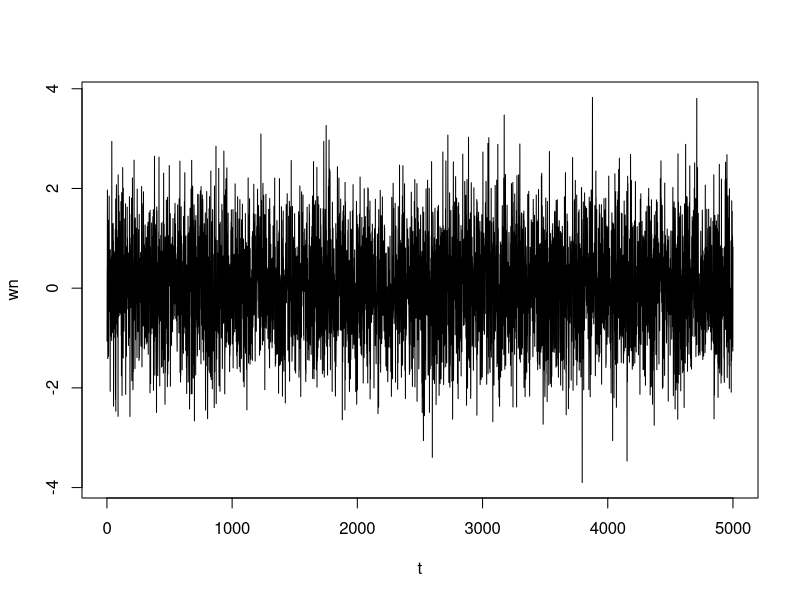
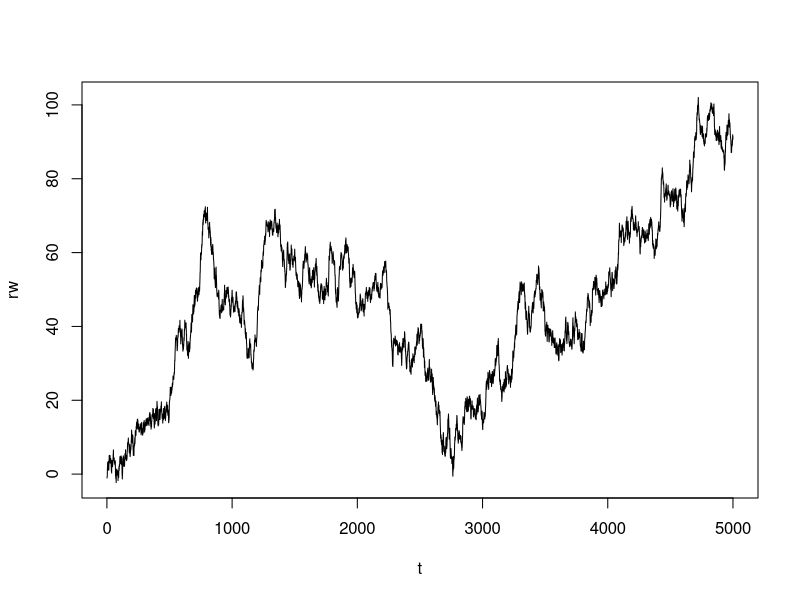
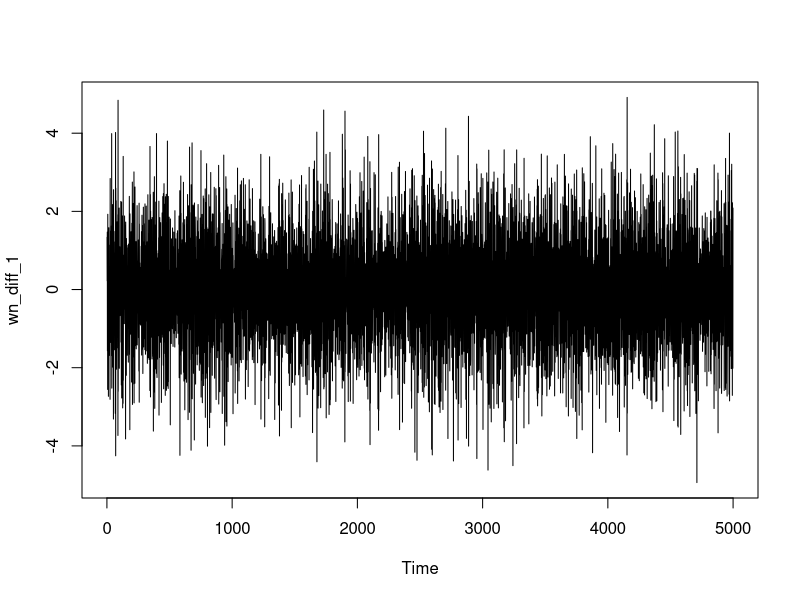
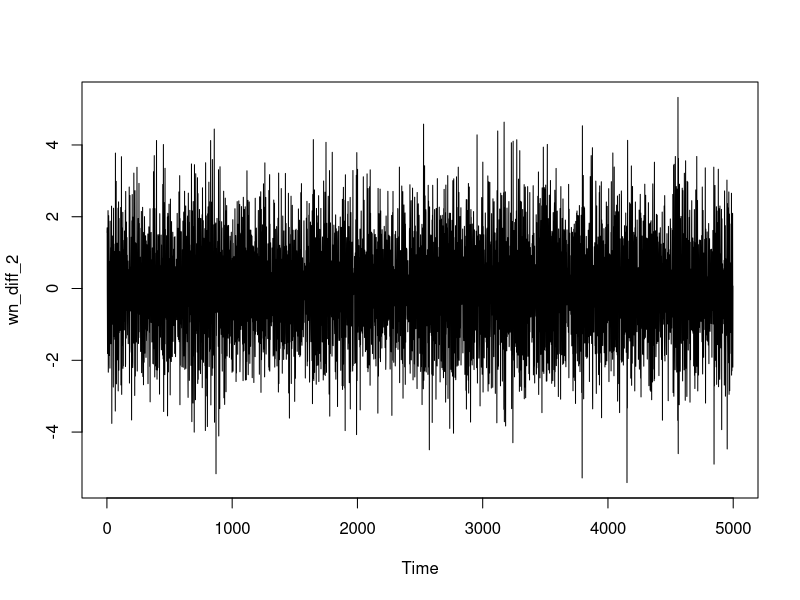
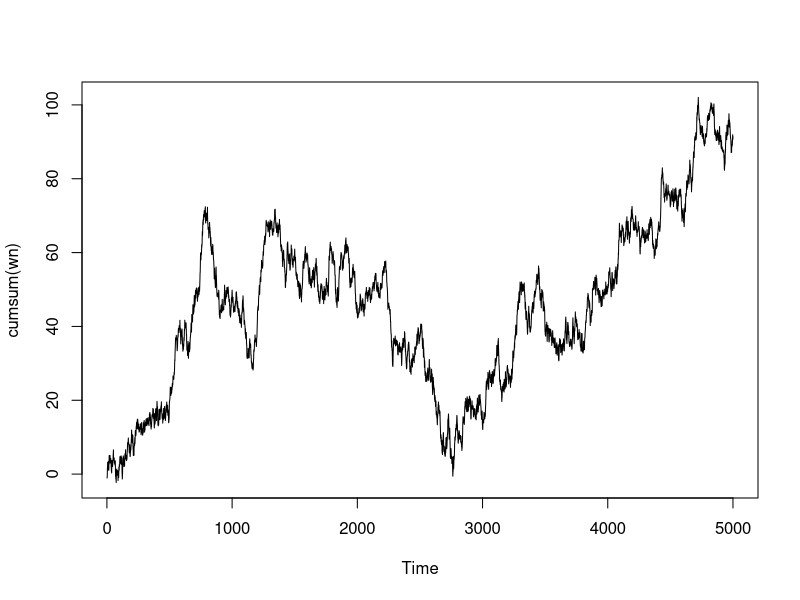
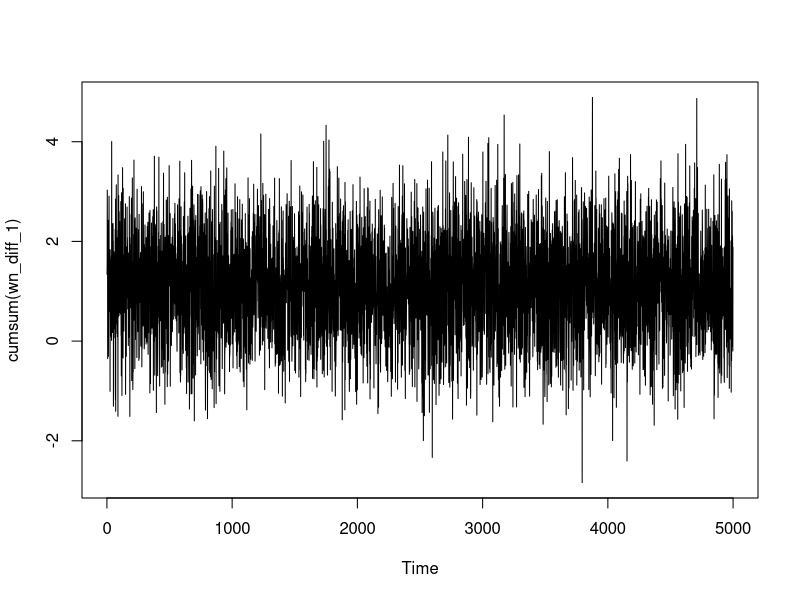
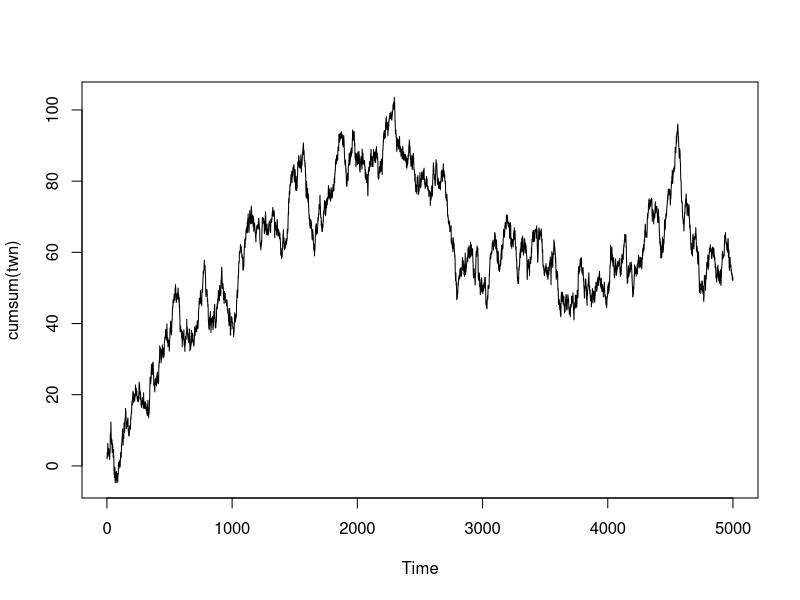
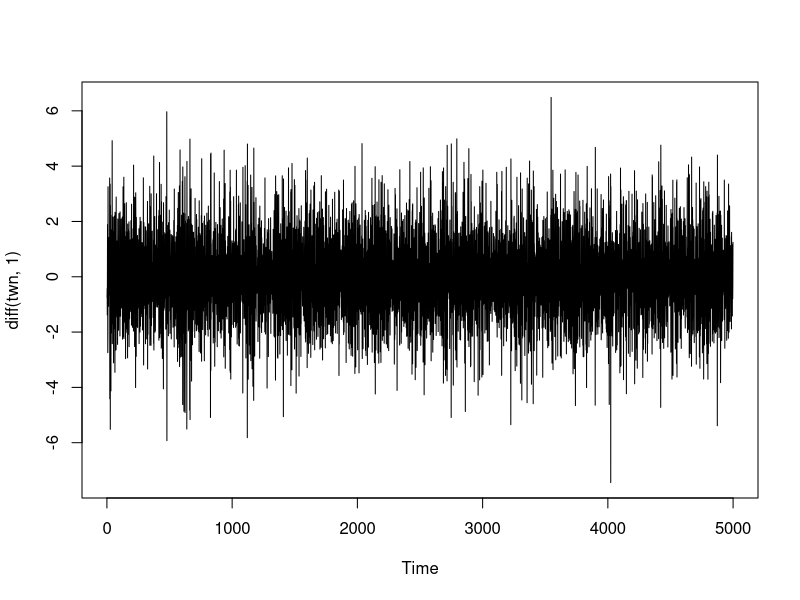

The R script that drew these images, in order:
# Difference filter

n <- 5000
wn <- rnorm(n)
mean(wn)
var(wn)

t <- seq(1, n, by=1)
plot(t, wn, type = "l")

rw <- cumsum(wn)
plot(t, rw, type = "l")
mean(rw)
var(rw)
rw[5000]


# autocovariance
autocov <- function(V, tau = 0) {
  tau <- abs(tau)
  V_1 <- V[1:(length(V)-tau)]
  V_2 <- V[(1+tau):length(V)]
  return(cov(V_1, V_2))
}

autocov(wn)


for (j in -2:2) {
  print(sprintf("tau is %i, autocov is %.4f", j, autocov(wn, j)))
}
# !!!!! paste, paste0, and sprintf need to be printed using print when in a loop

?diff

wn_diff_1 <- diff(wn, 1)
mean(wn_diff_1)
var(wn_diff_1)


for (j in -2:2) {
  print(sprintf("tau is %i, autocov is %.4f", j, autocov(wn_diff_1, j)))
}

ts.plot(wn_diff_1)

wn_diff_2 <- diff(wn, 2)
mean(wn_diff_2)
var(wn_diff_2)


for (j in -2:2) {
  print(sprintf("tau is %i, autocov is %.4f", j, autocov(wn_diff_2, j)))
}

ts.plot(wn_diff_2)
ts.plot(cumsum(wn))
ts.plot(cumsum(wn_diff_1))

twn <- rt(5000, 10)
ts.plot(cumsum(twn))
ts.plot(diff(twn,1))
mean(twn)
var(twn)
mean(diff(twn, 1))



